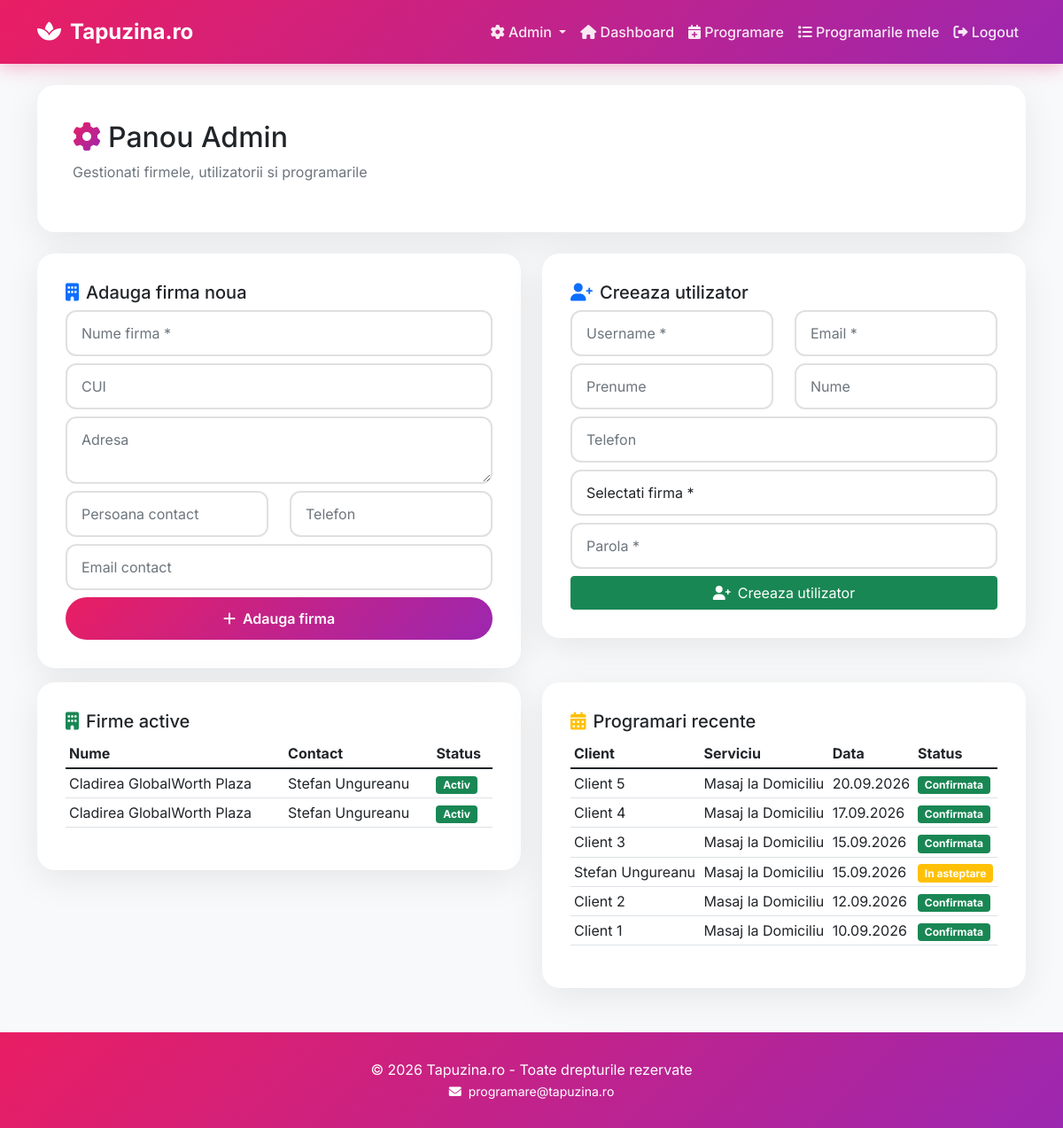
/admin-dashboard/ (signed in), run on the app's committed database.
### bookings/models.py (models this page shows, shortened)
class Company(models.Model):
    name = models.CharField(max_length=200, verbose_name="Nume firma")
    cui = models.CharField(max_length=50, blank=True, verbose_name="CUI")
    address = models.TextField(blank=True, verbose_name="Adresa firma")
    contact_person = models.CharField(max_length=100, blank=True, verbose_name="Persoana contact")
    contact_phone = models.CharField(max_length=20, blank=True, verbose_name="Telefon contact")
    contact_email = models.EmailField(blank=True, verbose_name="Email contact")
    is_active = models.BooleanField(default=True, verbose_name="Activ")
    created_at = models.DateTimeField(auto_now_add=True)
    class Meta:
        verbose_name = "Firma"
        verbose_name_plural = "Firme"
        ordering = ['name']

class Appointment(models.Model):
    STATUS_CHOICES = [
        ('pending', 'In asteptare'),
        ('confirmed', 'Confirmata'),
        ('cancelled', 'Anulata'),
        ('completed', 'Finalizata'),
    ]
    client = models.ForeignKey(User, on_delete=models.CASCADE, related_name='appointments')
    company = models.ForeignKey(Company, on_delete=models.CASCADE, null=True, blank=True, related_name='appointments', verbose_name="Firma")
    contact_name = models.CharField(max_length=100, verbose_name="Nume contact")
    contact_phone = models.CharField(max_length=20, verbose_name="Telefon contact")
    contact_email = models.EmailField(verbose_name="Email contact")
    service = models.ForeignKey(Service, on_delete=models.CASCADE, verbose_name="Serviciu")
    date = models.DateField(verbose_name="Data")
    start_time = models.TimeField(verbose_name="Ora inceput")
    end_time = models.TimeField(verbose_name="Ora sfarsit")
    number_of_persons = models.IntegerField(default=1, validators=[MinValueValidator(1), MaxValueValidator(20)], verbose_name="Numar persoane")
    massage_break_start = models.TimeField(blank=True, null=True, verbose_name="Pauza masor - inceput")
    massage_break_end = models.TimeField(blank=True, null=True, verbose_name="Pauza masor - sfarsit")
    break_duration = models.IntegerField(default=30, verbose_name="Durata pauza (minute)")
    location_address = models.TextField(verbose_name="Adresa completa")
    building_name = models.CharField(max_length=200, blank=True, verbose_name="Nume cladire")
    floor = models.CharField(max_length=20, blank=True, verbose_name="Etaj")
    apartment_number = models.CharField(max_length=20, blank=True, verbose_name="Numar apartament/birou")
    parking_available = models.BooleanField(default=False, verbose_name="Parcare disponibila")
    parking_floor = models.CharField(max_length=20, blank=True, verbose_name="Etaj parcare")
    parking_spot_number = models.CharField(max_length=20, blank=True, verbose_name="Numar loc parcare")
    parking_notes = models.TextField(blank=True, verbose_name="Informatii parcare")
    access_notes = models.TextField(blank=True, verbose_name="Informatii acces")
    special_requests = models.TextField(blank=True, verbose_name="Cerinte speciale")
    notes = models.TextField(blank=True, verbose_name="Alte observatii")
    status = models.CharField(max_length=20, choices=STATUS_CHOICES, default='pending', verbose_name="Status")
    confirmation_token = models.CharField(max_length=100, blank=True, null=True, verbose_name="Token confirmare")
    confirmed_by_client = models.BooleanField(default=False, verbose_name="Confirmat de client")
    confirmed_by_admin = models.BooleanField(default=False, verbose_name="Confirmat de admin")
    created_at = models.DateTimeField(auto_now_add=True)
    updated_at = models.DateTimeField(auto_now=True)
    class Meta:
        verbose_name = "Programare"
        verbose_name_plural = "Programari"
        ordering = ['-date', '-start_time']

class Service(models.Model):
    SERVICE_TYPES = [
        ('office', 'La Birou'),
        ('studio', 'La Sediu Tapuzina'),
        ('home', 'La Domiciliu'),
    ]
    name = models.CharField(max_length=100, verbose_name="Nume serviciu")
    service_type = models.CharField(max_length=20, choices=SERVICE_TYPES, verbose_name="Tip serviciu")
    duration_minutes = models.IntegerField(default=60, verbose_name="Durata standard (minute)")
    max_persons = models.IntegerField(default=10, verbose_name="Numar maxim persoane")
    is_active = models.BooleanField(default=True, verbose_name="Activ")
    description = models.TextField(blank=True, verbose_name="Descriere")
    image = models.ImageField(upload_to='services/', blank=True, null=True, verbose_name="Imagine")
    class Meta:
        verbose_name = "Serviciu"
        verbose_name_plural = "Servicii"
        ordering = ['service_type', 'name']

### bookings/views.py (the view)
# urls.py: path('admin-dashboard/', views.admin_dashboard, name='admin_dashboard'),
@user_passes_test(is_admin)
def admin_dashboard(request):
    companies = Company.objects.filter(is_active=True)
    users = User.objects.filter(is_staff=False)
    appointments = Appointment.objects.all().order_by('-date', '-start_time')[:50]
    return render(request, 'admin_dashboard.html', {
        'companies': companies,
        'users': users,
        'appointments': appointments,
    })

### bookings/views.py (called while the page is built)
def is_admin(user):
    return user.is_staff or user.is_superuser

### bookings/templates/admin_dashboard.html (shortened to what this page needs)
{% extends 'base.html' %}
{% block content %}
<div class="row">
    <div class="col-12">
        <div class="card p-4 mb-4">
            <div class="card-body">
                <h2><i class="fas fa-cog text-gradient me-2"></i>Panou Admin</h2>
                <p class="text-muted">Gestionati firmele, utilizatorii si programarile</p>
            </div>
        </div>
    </div>
</div>
<div class="row">
    <div class="col-md-6">
        <div class="card p-3 mb-3">
            <div class="card-body">
                <h5><i class="fas fa-building text-primary me-2"></i>Adauga firma noua</h5>
                <form method="post" action="{% url 'add_company' %}">
                    <div class="mb-2"><input type="text" name="name" class="form-control" placeholder="Nume firma *" required></div>
                    <div class="mb-2"><input type="text" name="cui" class="form-control" placeholder="CUI"></div>
                    <div class="mb-2"><textarea name="address" class="form-control" rows="2" placeholder="Adresa"></textarea></div>
                    <div class="row">
                        <div class="col-md-6 mb-2"><input type="text" name="contact_person" class="form-control" placeholder="Persoana contact"></div>
                        <div class="col-md-6 mb-2"><input type="text" name="contact_phone" class="form-control" placeholder="Telefon"></div>
                    </div>
                    <div class="mb-2"><input type="email" name="contact_email" class="form-control" placeholder="Email contact"></div>
                    <button type="submit" class="btn btn-primary w-100"><i class="fas fa-plus me-2"></i>Adauga firma</button>
                </form>
            </div>
        </div>
    </div>
    <div class="col-md-6">
        <div class="card p-3 mb-3">
            <div class="card-body">
                <h5><i class="fas fa-user-plus text-primary me-2"></i>Creeaza utilizator</h5>
                <form method="post" action="{% url 'add_user' %}">
                    <div class="row">
                        <div class="col-md-6 mb-2"><input type="text" name="username" class="form-control" placeholder="Username *" required></div>
                        <div class="col-md-6 mb-2"><input type="email" name="email" class="form-control" placeholder="Email *" required></div>
                    </div>
                    <div class="row">
                        <div class="col-md-6 mb-2"><input type="text" name="first_name" class="form-control" placeholder="Prenume"></div>
                        <div class="col-md-6 mb-2"><input type="text" name="last_name" class="form-control" placeholder="Nume"></div>
                    </div>
                    <div class="mb-2"><input type="text" name="phone" class="form-control" placeholder="Telefon"></div>
                    <div class="mb-2">
                        <select name="company" class="form-control" required>
                            <option value="">Selectati firma *</option>
                        </select>
                    </div>
                    <div class="mb-2"><input type="password" name="password" class="form-control" placeholder="Parola *" required></div>
                    <button type="submit" class="btn btn-success w-100"><i class="fas fa-user-plus me-2"></i>Creeaza utilizator</button>
                </form>
            </div>
        </div>
    </div>
</div>
<div class="row">
    <div class="col-md-6">
        <div class="card p-3">
            <div class="card-body">
                <h5><i class="fas fa-building text-success me-2"></i>Firme active</h5>
                <div class="table-responsive">
                    <table class="table table-sm">
                        <thead><tr><th>Nume</th><th>Contact</th><th>Status</th></tr></thead>
                        <tbody>
                            {% for company in companies %}
                            <tr><td>{{ company.name }}</td><td>{{ company.contact_person|default:"-" }}</td>
                                <td>{% if company.is_active %}<span class="badge bg-success">Activ</span>{% else %}<span class="badge bg-danger">Inactiv</span>{% endif %}</td></tr>
                            {% empty %}<tr><td colspan="3">Nu exista firme.</td></tr>{% endfor %}
                        </tbody>
                    </table>
                </div>
            </div>
        </div>
    </div>
    <div class="col-md-6">
        <div class="card p-3">
            <div class="card-body">
                <h5><i class="fas fa-calendar-alt text-warning me-2"></i>Programari recente</h5>
                <div class="table-responsive">
                    <table class="table table-sm">
                        <thead><tr><th>Client</th><th>Serviciu</th><th>Data</th><th>Status</th></tr></thead>
                        <tbody>
                            {% for app in appointments %}
                            <tr><td>{{ app.contact_name }}</td><td>{{ app.service.name }}</td><td>{{ app.date|date:"d.m.Y" }}</td>
                                <td><span class="badge {% if app.status == 'pending' %}bg-warning{% elif app.status == 'confirmed' %}bg-success{% elif app.status == 'cancelled' %}bg-danger{% else %}bg-secondary{% endif %}">{{ app.get_status_display }}</span></td></tr>
                            {% empty %}<tr><td colspan="4">Nu exista programari.</td></tr>{% endfor %}
                        </tbody>
                    </table>
                </div>
            </div>
        </div>
    </div>
</div>
{% endblock %}

### bookings/templates/base.html (style rules this page uses)
:root { --primary: #e91e63; --secondary: #9c27b0; --gradient: linear-gradient(135deg, #e91e63 0%, #9c27b0 100%); }
* { margin: 0; padding: 0; box-sizing: border-box; }
body { font-family: 'Inter', sans-serif; min-height: 100vh; background: #f8f9fa; }
.card { border: none; border-radius: 20px; box-shadow: 0 10px 40px rgba(0,0,0,0.08); transition: all 0.3s; overflow: hidden; }
.btn-primary { background: var(--gradient); border: none; padding: 12px 30px; border-radius: 50px; font-weight: 600; transition: all 0.3s; }
.text-gradient { background: var(--gradient); -webkit-background-clip: text; -webkit-text-fill-color: transparent; }
.form-control { border-radius: 12px; border: 2px solid #e0e0e0; padding: 12px 16px; transition: all 0.3s; }

### data on the page
Company: name "Cladirea GlobalWorth Plaza", contact_person "Stefan Ungureanu", is_active "Activ"
Company: name "Cladirea GlobalWorth Plaza", contact_person "Stefan Ungureanu", is_active "Activ"
Appointment: contact_name "Client 5", service.name "Masaj la Domiciliu", date "20.09.2026", status "Confirmata"
Appointment: contact_name "Client 4", service.name "Masaj la Domiciliu", date "17.09.2026", status "Confirmata"
Appointment: contact_name "Client 3", service.name "Masaj la Domiciliu", date "15.09.2026", status "Confirmata"
Appointment: contact_name "Stefan Ungureanu", service.name "Masaj la Domiciliu", date "15.09.2026", status "In asteptare"
Appointment: contact_name "Client 2", service.name "Masaj la Domiciliu", date "12.09.2026", status "Confirmata"
Appointment: contact_name "Client 1", service.name "Masaj la Domiciliu", date "10.09.2026", status "Confirmata"
